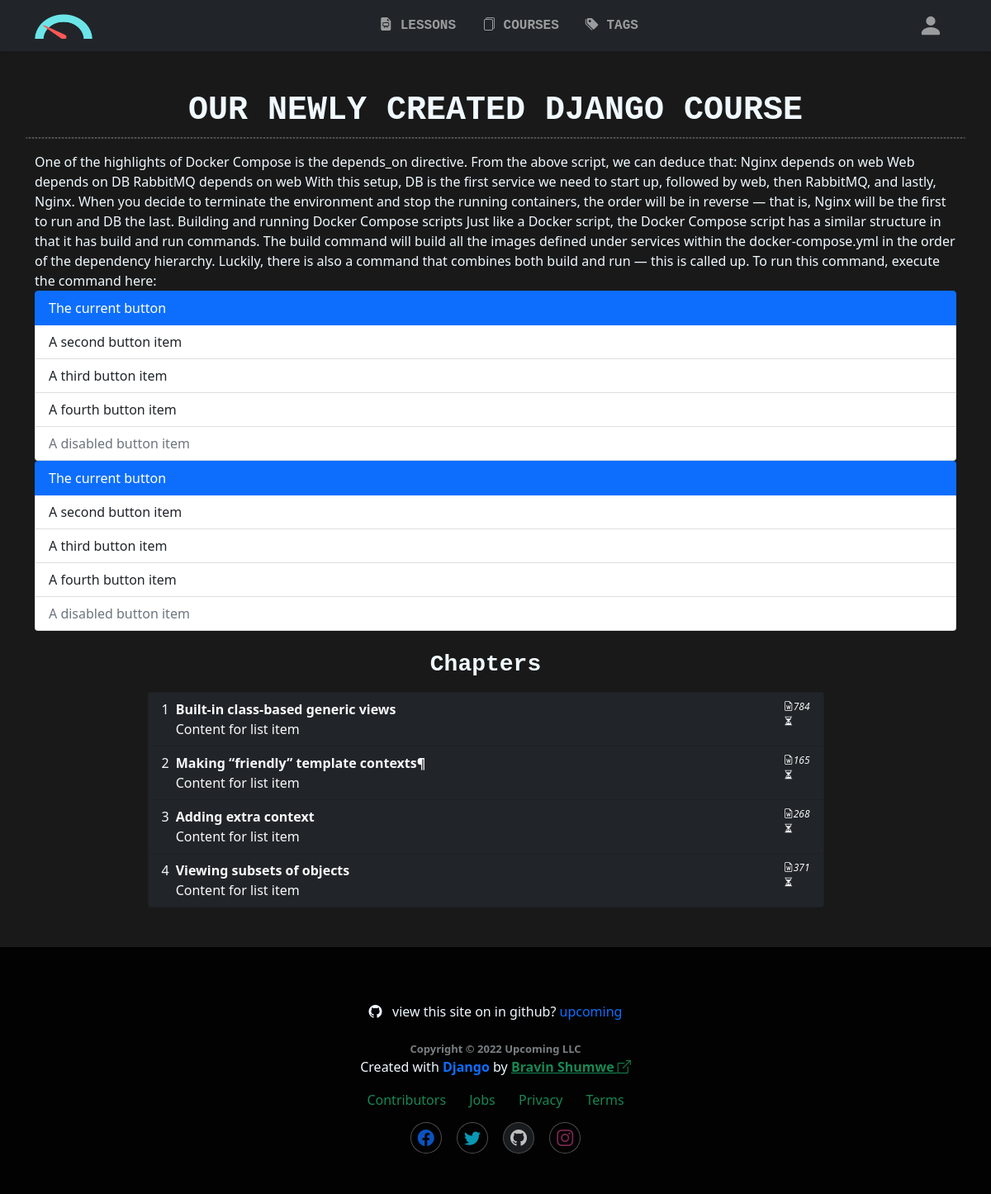
The app's page /courses/shumwe/2022/08/our-newly-created-django-course/ with its own data.
### courses/models.py (models this page shows, shortened)
class Course(models.Model):
    heading = models.CharField(max_length=155)
    sub_heading = models.CharField(max_length=155)
    featured_image = models.ImageField(upload_to='courses', default='courses/course_default.png')
    slug = models.SlugField(unique=True, null=True, blank=True)
    creator = models.ForeignKey(User, on_delete=models.CASCADE)
    tags = TaggableManager()
    description = models.TextField()
    created = models.DateTimeField(auto_now_add=True)
    updated = models.DateTimeField(auto_now=True)

class Chapter(models.Model):
    course = models.ForeignKey(Course, on_delete=models.CASCADE, related_name='chapters')
    title = models.CharField(max_length=155)
    slug = models.SlugField(unique=True, null=True, blank=True)
    author = models.ForeignKey(User, on_delete=models.CASCADE)
    content = models.TextField()
    tags = TaggableManager()
    chapter_number_in_course = models.IntegerField(default=1, help_text='use integers')
    created = models.DateTimeField(auto_now_add=True)
    updated = models.DateTimeField(auto_now=True)
    @property
    def get_readtime(self):
        res = readtime.of_html(self.content)
        return res
    def get_absolute_url(self):
        return reverse('chapter_detail', kwargs={'course': self.course.slug,
                                                 'username': self.author.username,
                                                 'year': self.created.strftime("%Y"),
                                                 'month':self.created.strftime("%m"),
                                                 'slug':self.slug,
                                                 })

### courses/views.py (the view)
# urls.py: path('<slug:username>/<slug:year>/<slug:month>/<slug:slug>/', views.CourseDetail.as_view(), name='course_detail'),
class CourseDetail(DetailView):
    model = Course
    context_object_name = 'course'
    template_name = 'courses/course_detail.html'
    def get_context_data(self, **kwargs):
        context = super().get_context_data(**kwargs)
        course = self.get_object()
        chapters = Chapter.objects.filter(course=course)
        context['chapters'] = chapters
        return context

### courses/templates/courses/course_detail.html
{% extends 'base.html' %}
{% block content %}
<div class="container mt-5">
    <div class="row">
        <h1 class="text-family text-center text-uppercase fw-bold">{{course.heading}}</h1>
        <hr/>
    </div>
    <div class="row">
        <div class="col">
            {{course.description|safe}}
        </div>
        <div class="row mt-4">
            <h3 class="fw-bold text-family text-center mb-3">Chapters</h3>
            <div class="col d-flex justify-content-center w-75">
                <div class="list-group w-75">
                    {% for chap in chapters %}
                    <a href="{{chap.get_absolute_url}}" class="bg-dark text-light raise list-group-item d-flex justify-content-between align-items-start">
                        {{chap.chapter_number_in_course}}
                        <div class="ms-2 me-auto">
                          <div class="fw-bold">{{chap.title}}</div>
                          Content for list item
                        </div>
                        <span class="rounded-pill fs-8" style="font-size:12px;">
                            <em class="bi-file-earmark-word">{{chap.content|wordcount}}</em> <br/>
                            <em class="bi bi-hourglass-split">{{chap.get_readtime}}</em>
                        </span>
                    </a>
                    {% endfor %}
                </div>
            </div>
        </div>
    </div>
</div>
{% endblock %}

### static/css/styles.css (style rules this page uses)
html { scroll-behavior: smooth; }
body { min-height: 100vh; display: flex; flex-direction: column; }
.dark { background-color: rgba(0,0,0,.9); color:#f0f9ff; }
hr { border: none; border-top:2px dotted rgb(84, 83, 83); height:1px; width:100%; }
.raise { position: relative; top: 0; transition: top ease 0.5s; }
.text-family { font-family: "Lucida Console", "Courier New", monospace; }

### records on screen
Course: heading "OUR NEWLY CREATED DJANGO COURSE", description "One of the highlights of Docker Compose is the depends_on directive. From the above script, we can deduce that: Nginx depends on web Web depends on DB RabbitMQ depends on web With this setup, DB is the first service we need to start up, followed by web, then RabbitMQ, and lastly, Nginx. When you decide to terminate the environment and stop the running containers, the order will be in reverse — that is, Nginx will be the first to run and DB the last. Building and running Docker Compose scripts Just like a Docker script, the Docker Compose script has a similar structure in that it has build and run commands. The build command will build all the images defined under services within the…"
Chapter: chapter_number_in_course "1", title "Built-in class-based generic views", content "784"
Chapter: chapter_number_in_course "2", title "Making “friendly” template contexts¶", content "165"
Chapter: chapter_number_in_course "3", title "Adding extra context", content "268"
Chapter: chapter_number_in_course "4", title "Viewing subsets of objects", content "371"
